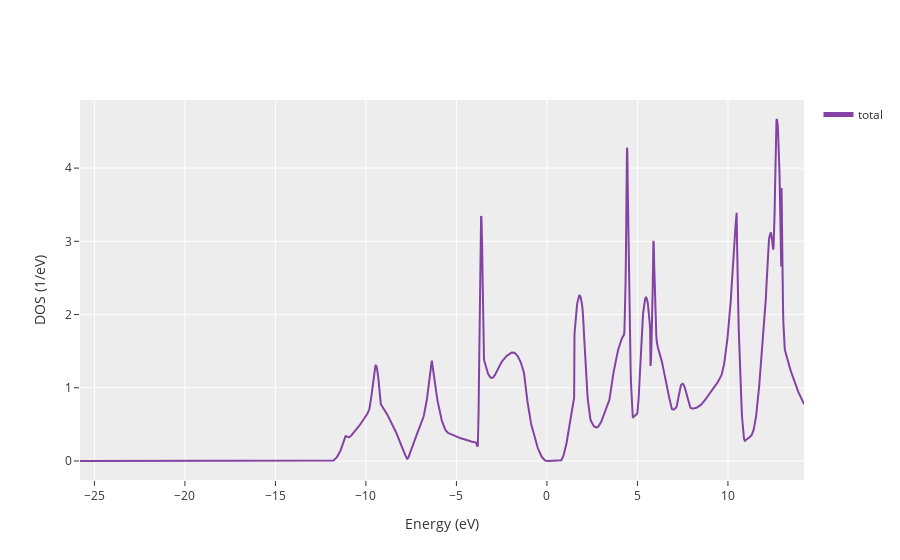

Source (notebook cell):
### Markdown cell above
## PostProcessing (py4vasp)

### Code cell
import py4vasp
mycalc = py4vasp.Calculation.from_file("/home/student/zylu/demo/2_dos/vaspout.h5")

mycalc.dos.plot()

mycalc.dos.to_image("dos_plot.png")

### Figure 1 — Plotly figure (JSON) as saved in the notebook; plotly's stock layout.template omitted (floating-point values rounded to 4 significant figures; data arrays with more than 128 entries replaced by an {"elided": "..."} marker saying what was removed)
{"data": [{"legendgroup": "total", "line": {"color": "#8342A4"}, "name": "total", "showlegend": true, "type": "scatter", "x": {"elided": "2001 float values"}, "y": {"elided": "2001 float values"}, "yaxis": "y"}], "layout": {"legend": {"itemsizing": "constant"}, "xaxis": {"title": {"text": "Energy (eV)"}}, "yaxis": {"title": {"text": "DOS (1/eV)"}}}}
